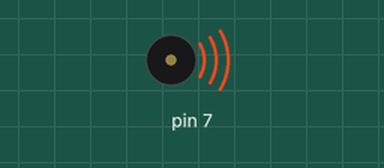
This sketch was run on a simulated Arduino Uno, built with avr-gcc and run on an emulated ATmega328P. Shown: buzzer (waves = sounding).

Above: at 1.1 s.
Timing chart, 0 to 9.9 s (numbered marks = the images above):
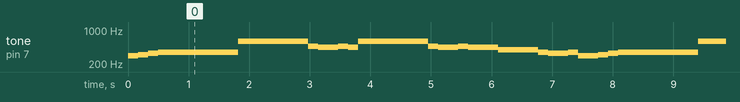

The sketch:

innisaipadi.ino
```cpp
void setup() {
  pinMode(7, OUTPUT);
}

void loop() {
  // Define the note frequencies
  int D4 = 293;
  int Dsharp4 = 311;
  int E4 = 329;
  int F4 = 349;
  int D5 = 587;
  int Asharp4 = 466;
  int A4 = 440;
  int Asharp4_2 = 466;
  int A4_2 = 440;
  int Dsharp5 = 622;
  int G4 = 392;
  int G4_2 = 392;
  int G4_3 = 392;
  int G4_4 = 392;
  int F4_2 = 349;
  int E4_2 = 329;

  // Play the melody with a fast tempo
  int noteDuration = 220;
  int pauseDuration = 165;

  // D4
  tone(7, D4, noteDuration);
  delay(pauseDuration);

  // D#4
  tone(7, Dsharp4, noteDuration);
  delay(pauseDuration);

  // E4
  tone(7, E4, noteDuration);
  delay(pauseDuration);

  // F4
  tone(7, F4, noteDuration);
  delay(pauseDuration);

  // F4 (second occurrence)
  tone(7, F4, noteDuration);
  delay(pauseDuration);

  // F4 (third occurrence)
  tone(7, F4, noteDuration);
  delay(pauseDuration);

  // F4 (fourth occurrence)
  tone(7, F4, noteDuration);
  delay(pauseDuration);

  // F4 (fifth occurrence)
  tone(7, F4, noteDuration);
  delay(pauseDuration);

  // F4 (sixth occurrence)
  tone(7, F4, noteDuration);
  delay(pauseDuration);

  // F4 (seventh occurrence)
  tone(7, F4, noteDuration);
  delay(pauseDuration);

  // F4 (eighth occurrence)
  tone(7, F4, noteDuration);
  delay(pauseDuration);

  // D5
  tone(7, D5, noteDuration);
  delay(pauseDuration);

  // D5 (second occurrence)
  tone(7, D5, noteDuration);
  delay(pauseDuration);

  // D5 (third occurrence)
  tone(7, D5, noteDuration);
  delay(pauseDuration);

  // D5 (fourth occurrence)
  tone(7, D5, noteDuration);
  delay(pauseDuration);

  // D5 (fifth occurrence)
  tone(7, D5, noteDuration);
  delay(pauseDuration);

  // D5 (sixth occurrence)
  tone(7, D5, noteDuration);
  delay(pauseDuration);

  // D5 (seventh occurrence)
  tone(7, D5, noteDuration);
  delay(pauseDuration);

  // A#4
  tone(7, Asharp4, noteDuration);
  delay(pauseDuration);

  // A4
  tone(7, A4, noteDuration);
  delay(pauseDuration);

  // A4 (second occurrence)
  tone(7, A4, noteDuration);
  delay(pauseDuration);

  // A#4 (second occurrence)
  tone(7, Asharp4_2, noteDuration);
  delay(pauseDuration);

  // A4 (third occurrence)
  tone(7, A4_2, noteDuration);
  delay(pauseDuration);

  // D5
  tone(7, D5, noteDuration);
  delay(pauseDuration);

  // D5 (second occurrence)
  tone(7, D5, noteDuration);
  delay(pauseDuration);

  // D5 (third occurrence)
  tone(7, D5, noteDuration);
  delay(pauseDuration);

  // D5 (fourth occurrence)
  tone(7, D5, noteDuration);
  delay(pauseDuration);

  // D5 (fifth occurrence)
  tone(7, D5, noteDuration);
  delay(pauseDuration);

  // D5 (sixth occurrence)
  tone(7, D5, noteDuration);
  delay(pauseDuration);

  // D5 (seventh occurrence)
  tone(7, D5, noteDuration);
  delay(pauseDuration);

  // A#4
  tone(7, Asharp4, noteDuration);
  delay(pauseDuration);

  // A4
  tone(7, A4, noteDuration);
  delay(pauseDuration);

  // A4 (second occurrence)
  tone(7, A4, noteDuration);
  delay(pauseDuration);

  // A#4 (second occurrence)
  tone(7, Asharp4_2, noteDuration);
  delay(pauseDuration);

  // A4 (third occurrence)
  tone(7, A4_2, noteDuration);
  delay(pauseDuration);

  // A4 (fourth occurrence)
  tone(7, A4_2, noteDuration);
  delay(pauseDuration);

  // A4 (fifth occurrence)
  tone(7, A4_2, noteDuration);
  delay(pauseDuration);

  // G4
  tone(7, G4, noteDuration);
  delay(pauseDuration);

  // G4 (second occurrence)
  tone(7, G4_2, noteDuration);
  delay(pauseDuration);

  // G4 (third occurrence)
  tone(7, G4_3, noteDuration);
  delay(pauseDuration);

  // G4 (fourth occurrence)
  tone(7, G4_4, noteDuration);
  delay(pauseDuration);

  // F4
  tone(7, F4_2, noteDuration);
  delay(pauseDuration);

  // E4
  tone(7, E4_2, noteDuration);
  delay(pauseDuration);

  // E4 (second occurrence)
  tone(7, E4_2, noteDuration);
  delay(pauseDuration);

  // F4
  tone(7, F4_2, noteDuration);
  delay(pauseDuration);

  // D4
  tone(7, D4, noteDuration);
  delay(pauseDuration);

  // Continue playing the rest of the melody...

  // Remember to define the note frequencies and add them as needed for the rest of the melody.
}
```

Measured:
- by itself, tone on pin 7: repeats every 7.6 s: 311 Hz 0.17 s, 329 Hz 0.17 s, 349 Hz 1.3 s, 587 Hz 1.2 s, 466 Hz 0.17 s, 440 Hz 0.33 s, 466 Hz 0.17 s, 440 Hz 0.17 s, 587 Hz 1.2 s, 466 Hz 0.17 s, 440 Hz 0.33 s, 466 Hz 0.17 s, 440 Hz 0.50 s, 392 Hz 0.66 s, 349 Hz 0.17 s, 329 Hz 0.33 s, 349 Hz 0.17 s, 293 Hz 0.33 s
